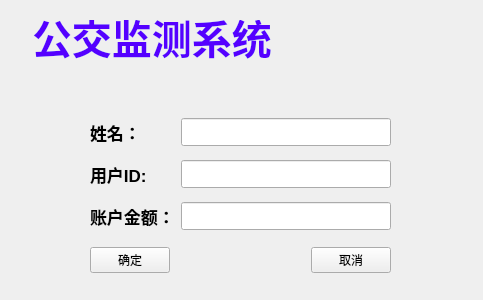
<?xml version="1.0" encoding="UTF-8"?>
<ui version="4.0">
 <class>Find</class>
 <widget class="QWidget" name="Find">
  <property name="geometry">
   <rect>
    <x>0</x>
    <y>0</y>
    <width>483</width>
    <height>300</height>
   </rect>
  </property>
  <property name="windowTitle">
   <string>Form</string>
  </property>
  <widget class="QLineEdit" name="TitleEdit">
   <property name="geometry">
    <rect>
     <x>30</x>
     <y>20</y>
     <width>541</width>
     <height>51</height>
    </rect>
   </property>
   <property name="font">
    <font>
     <pointsize>30</pointsize>
     <weight>75</weight>
     <bold>true</bold>
    </font>
   </property>
   <property name="styleSheet">
    <string notr="true">background-color:transparent;
border-style:transparent;
color: rgb(85, 0, 255);</string>
   </property>
   <property name="text">
    <string>公交监测系统</string>
   </property>
  </widget>
  <widget class="QWidget" name="layoutWidget">
   <property name="geometry">
    <rect>
     <x>90</x>
     <y>240</y>
     <width>301</width>
     <height>41</height>
    </rect>
   </property>
   <layout class="QHBoxLayout" name="horizontalLayout">
    <item>
     <widget class="QPushButton" name="fyesBtn">
      <property name="text">
       <string>确定</string>
      </property>
     </widget>
    </item>
    <item>
     <spacer name="horizontalSpacer">
      <property name="orientation">
       <enum>Qt::Horizontal</enum>
      </property>
      <property name="sizeHint" stdset="0">
       <size>
        <width>40</width>
        <height>20</height>
       </size>
      </property>
     </spacer>
    </item>
    <item>
     <widget class="QPushButton" name="fnoBtn">
      <property name="text">
       <string>取消</string>
      </property>
     </widget>
    </item>
   </layout>
  </widget>
  <widget class="QWidget" name="layoutWidget_2">
   <property name="geometry">
    <rect>
     <x>90</x>
     <y>110</y>
     <width>301</width>
     <height>131</height>
    </rect>
   </property>
   <layout class="QGridLayout" name="gridLayout">
    <item row="0" column="0">
     <widget class="QLabel" name="label">
      <property name="font">
       <font>
        <pointsize>13</pointsize>
        <weight>75</weight>
        <bold>true</bold>
       </font>
      </property>
      <property name="text">
       <string>姓名：</string>
      </property>
     </widget>
    </item>
    <item row="0" column="1">
     <widget class="QLineEdit" name="fnameEdit">
      <property name="font">
       <font>
        <pointsize>13</pointsize>
        <weight>75</weight>
        <bold>true</bold>
       </font>
      </property>
     </widget>
    </item>
    <item row="1" column="0">
     <widget class="QLabel" name="label_3">
      <property name="font">
       <font>
        <pointsize>13</pointsize>
        <weight>75</weight>
        <bold>true</bold>
       </font>
      </property>
      <property name="text">
       <string>用户ID:</string>
      </property>
     </widget>
    </item>
    <item row="1" column="1">
     <widget class="QLineEdit" name="fIDEdit">
      <property name="font">
       <font>
        <pointsize>13</pointsize>
        <weight>75</weight>
        <bold>true</bold>
       </font>
      </property>
     </widget>
    </item>
    <item row="2" column="0">
     <widget class="QLabel" name="label_2">
      <property name="font">
       <font>
        <pointsize>13</pointsize>
        <weight>75</weight>
        <bold>true</bold>
       </font>
      </property>
      <property name="text">
       <string>账户金额：</string>
      </property>
     </widget>
    </item>
    <item row="2" column="1">
     <widget class="QLineEdit" name="fmoneyEdit">
      <property name="font">
       <font>
        <pointsize>13</pointsize>
        <weight>75</weight>
        <bold>true</bold>
       </font>
      </property>
     </widget>
    </item>
   </layout>
  </widget>
 </widget>
 <resources/>
 <connections/>
</ui>
